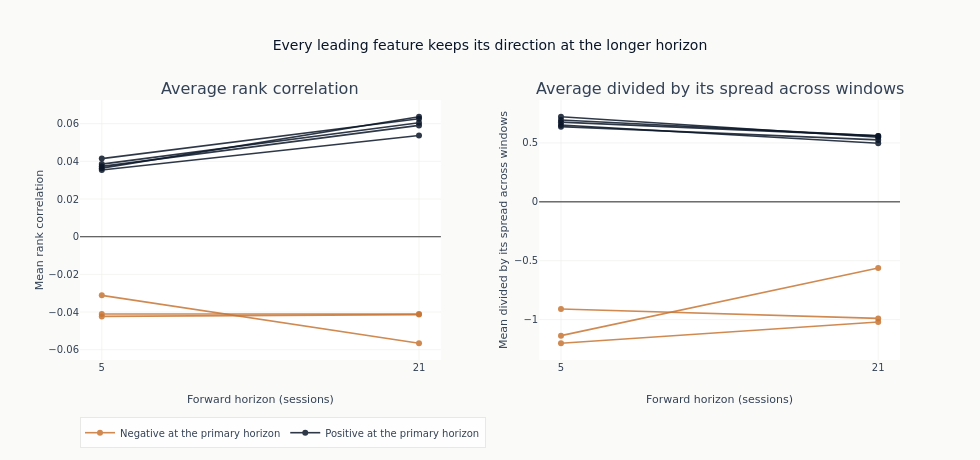

The cell this chart's notebook holds for it:
### Code cell
fig = make_subplots(
    rows=1,
    cols=2,
    subplot_titles=("Average rank correlation", "Average divided by its spread across windows"),
    horizontal_spacing=0.12,
)
shown_direction = set()
for feat in leaders:
    profile = horizon_ic.filter(pl.col("feature") == feat).sort("horizon")
    if not len(profile):
        continue
    at_primary = profile.filter(pl.col("horizon") == PRIMARY_HORIZON)
    if not len(at_primary):
        continue
    positive = float(at_primary["ic_mean"][0]) > 0
    group = "Positive at the primary horizon" if positive else "Negative at the primary horizon"
    line = dict(color=COLORS["blue"] if positive else COLORS["copper"], width=1.6)
    for column, column_index in (("ic_mean", 1), ("icir", 2)):
        fig.add_trace(
            go.Scatter(
                x=profile["horizon"].to_list(),
                y=profile[column].to_list(),
                mode="lines+markers",
                line=line,
                opacity=0.85,
                name=group,
                legendgroup=group,
                showlegend=column_index == 1 and group not in shown_direction,
                hovertext=feat,
            ),
            row=1,
            col=column_index,
        )
    shown_direction.add(group)
fig.add_hline(y=0, line=dict(color=GRAY_FILLS["border"], width=0.8))
fig.update_layout(
    template="ml4t",
    height=460,
    width=980,
    title_text="Every leading feature keeps its direction at the longer horizon",
    legend=dict(orientation="h", y=-0.22),
)
for column_index in (1, 2):
    fig.update_xaxes(
        title_text="Forward horizon (sessions)",
        tickmode="array",
        tickvals=sorted(LABEL_HORIZONS.values()),
        row=1,
        col=column_index,
    )
fig.update_yaxes(title_text="Mean rank correlation", row=1, col=1)
fig.update_yaxes(title_text="Mean divided by its spread across windows", row=1, col=2)
fig.show()

### Figure 1 — Plotly figure (JSON) as saved in the notebook; plotly's stock layout.template omitted (floating-point values rounded to 4 significant figures)
{"data": [{"hovertext": "mom_accel_long", "legendgroup": "Negative at the primary horizon", "line": {"color": "#C87533", "width": 1.6}, "mode": "lines+markers", "name": "Negative at the primary horizon", "opacity": 0.85, "showlegend": true, "type": "scatter", "x": [5, 21], "xaxis": "x", "y": [-0.04234, -0.04136], "yaxis": "y"}, {"hovertext": "mom_accel_long", "legendgroup": "Negative at the primary horizon", "line": {"color": "#C87533", "width": 1.6}, "mode": "lines+markers", "name": "Negative at the primary horizon", "opacity": 0.85, "showlegend": false, "type": "scatter", "x": [5, 21], "xaxis": "x2", "y": [-1.136, -0.5621], "yaxis": "y2"}, {"hovertext": "vol_63d", "legendgroup": "Positive at the primary horizon", "line": {"color": "#0a1628", "width": 1.6}, "mode": "lines+markers", "name": "Positive at the primary horizon", "opacity": 0.85, "showlegend": true, "type": "scatter", "x": [5, 21], "xaxis": "x", "y": [0.04144, 0.06258], "yaxis": "y"}, {"hovertext": "vol_63d", "legendgroup": "Positive at the primary horizon", "line": {"color": "#0a1628", "width": 1.6}, "mode": "lines+markers", "name": "Positive at the primary horizon", "opacity": 0.85, "showlegend": false, "type": "scatter", "x": [5, 21], "xaxis": "x2", "y": [0.7222, 0.5475], "yaxis": "y2"}, {"hovertext": "carry_momentum_5d", "legendgroup": "Negative at the primary horizon", "line": {"color": "#C87533", "width": 1.6}, "mode": "lines+markers", "name": "Negative at the primary horizon", "opacity": 0.85, "showlegend": false, "type": "scatter", "x": [5, 21], "xaxis": "x", "y": [-0.04108, -0.04107], "yaxis": "y"}, {"hovertext": "carry_momentum_5d", "legendgroup": "Negative at the primary horizon", "line": {"color": "#C87533", "width": 1.6}, "mode": "lines+markers", "name": "Negative at the primary horizon", "opacity": 0.85, "showlegend": false, "type": "scatter", "x": [5, 21], "xaxis": "x2", "y": [-1.201, -1.021], "yaxis": "y2"}, {"hovertext": "vol_126d", "legendgroup": "Positive at the primary horizon", "line": {"color": "#0a1628", "width": 1.6}, "mode": "lines+markers", "name": "Positive at the primary horizon", "opacity": 0.85, "showlegend": false, "type": "scatter", "x": [5, 21], "xaxis": "x", "y": [0.03853, 0.06045], "yaxis": "y"}, {"hovertext": "vol_126d", "legendgroup": "Positive at the primary horizon", "line": {"color": "#0a1628", "width": 1.6}, "mode": "lines+markers", "name": "Positive at the primary horizon", "opacity": 0.85, "showlegend": false, "type": "scatter", "x": [5, 21], "xaxis": "x2", "y": [0.6764, 0.5598], "yaxis": "y2"}, {"hovertext": "vol_yz_21d", "legendgroup": "Positive at the primary horizon", "line": {"color": "#0a1628", "width": 1.6}, "mode": "lines+markers", "name": "Positive at the primary horizon", "opacity": 0.85, "showlegend": false, "type": "scatter", "x": [5, 21], "xaxis": "x", "y": [0.03734, 0.05908], "yaxis": "y"}, {"hovertext": "vol_yz_21d", "legendgroup": "Positive at the primary horizon", "line": {"color": "#0a1628", "width": 1.6}, "mode": "lines+markers", "name": "Positive at the primary horizon", "opacity": 0.85, "showlegend": false, "type": "scatter", "x": [5, 21], "xaxis": "x2", "y": [0.6519, 0.4972], "yaxis": "y2"}, {"hovertext": "vol_21d", "legendgroup": "Positive at the primary horizon", "line": {"color": "#0a1628", "width": 1.6}, "mode": "lines+markers", "name": "Positive at the primary horizon", "opacity": 0.85, "showlegend": false, "type": "scatter", "x": [5, 21], "xaxis": "x", "y": [0.03639, 0.06367], "yaxis": "y"}, {"hovertext": "vol_21d", "legendgroup": "Positive at the primary horizon", "line": {"color": "#0a1628", "width": 1.6}, "mode": "lines+markers", "name": "Positive at the primary horizon", "opacity": 0.85, "showlegend": false, "type": "scatter", "x": [5, 21], "xaxis": "x2", "y": [0.638, 0.5258], "yaxis": "y2"}, {"hovertext": "dist_from_6m_low", "legendgroup": "Positive at the primary horizon", "line": {"color": "#0a1628", "width": 1.6}, "mode": "lines+markers", "name": "Positive at the primary horizon", "opacity": 0.85, "showlegend": false, "type": "scatter", "x": [5, 21], "xaxis": "x", "y": [0.03536, 0.05374], "yaxis": "y"}, {"hovertext": "dist_from_6m_low", "legendgroup": "Positive at the primary horizon", "line": {"color": "#0a1628", "width": 1.6}, "mode": "lines+markers", "name": "Positive at the primary horizon", "opacity": 0.85, "showlegend": false, "type": "scatter", "x": [5, 21], "xaxis": "x2", "y": [0.6949, 0.5597], "yaxis": "y2"}, {"hovertext": "fft_energy_63d", "legendgroup": "Negative at the primary horizon", "line": {"color": "#C87533", "width": 1.6}, "mode": "lines+markers", "name": "Negative at the primary horizon", "opacity": 0.85, "showlegend": false, "type": "scatter", "x": [5, 21], "xaxis": "x", "y": [-0.03116, -0.05658], "yaxis": "y"}, {"hovertext": "fft_energy_63d", "legendgroup": "Negative at the primary horizon", "line": {"color": "#C87533", "width": 1.6}, "mode": "lines+markers", "name": "Negative at the primary horizon", "opacity": 0.85, "showlegend": false, "type": "scatter", "x": [5, 21], "xaxis": "x2", "y": [-0.9096, -0.99], "yaxis": "y2"}], "layout": {"annotations": [{"font": {"size": 16}, "showarrow": false, "text": "Average rank correlation", "x": 0.22, "xanchor": "center", "xref": "paper", "y": 1.0, "yanchor": "bottom", "yref": "paper"}, {"font": {"size": 16}, "showarrow": false, "text": "Average divided by its spread across windows", "x": 0.78, "xanchor": "center", "xref": "paper", "y": 1.0, "yanchor": "bottom", "yref": "paper"}], "height": 460, "legend": {"orientation": "h", "y": -0.22}, "shapes": [{"line": {"color": "#666666", "width": 0.8}, "type": "line", "x0": 0, "x1": 1, "xref": "x domain", "y0": 0, "y1": 0, "yref": "y"}, {"line": {"color": "#666666", "width": 0.8}, "type": "line", "x0": 0, "x1": 1, "xref": "x2 domain", "y0": 0, "y1": 0, "yref": "y2"}], "title": {"text": "Every leading feature keeps its direction at the longer horizon"}, "width": 980, "xaxis": {"anchor": "y", "domain": [0.0, 0.44], "tickmode": "array", "tickvals": [5, 21], "title": {"text": "Forward horizon (sessions)"}}, "xaxis2": {"anchor": "y2", "domain": [0.56, 1.0], "tickmode": "array", "tickvals": [5, 21], "title": {"text": "Forward horizon (sessions)"}}, "yaxis": {"anchor": "x", "domain": [0.0, 1.0], "title": {"text": "Mean rank correlation"}}, "yaxis2": {"anchor": "x2", "domain": [0.0, 1.0], "title": {"text": "Mean divided by its spread across windows"}}}}
